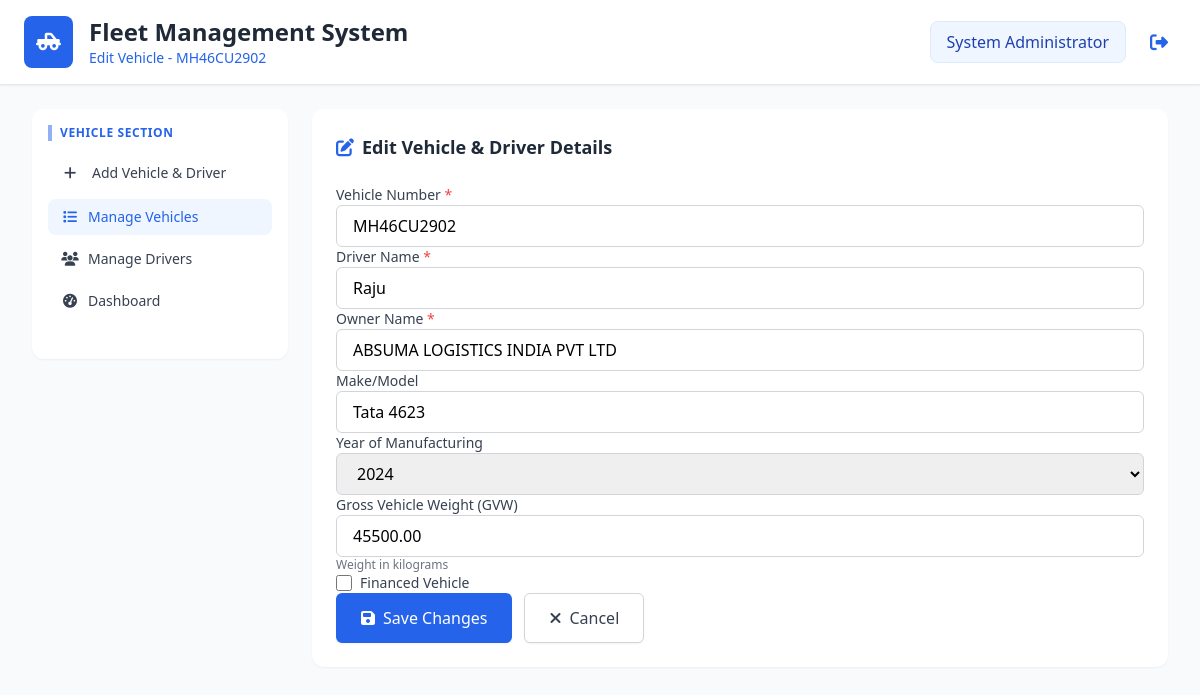
Screenshot of /edit_vehicle.php?id=1 (signed in) with the database file from the repository.
### tables this page shows
CREATE TABLE `vehicle_financing` (
  `id` int(11) NOT NULL,
  `vehicle_id` int(11) NOT NULL,
  `is_financed` tinyint(1) NOT NULL DEFAULT 0,
  `bank_name` varchar(100) DEFAULT NULL,
  `loan_amount` decimal(12,2) DEFAULT NULL,
  `interest_rate` decimal(5,2) DEFAULT NULL,
  `loan_tenure_months` int(11) DEFAULT NULL,
  `emi_amount` decimal(10,2) DEFAULT NULL,
  `loan_start_date` date DEFAULT NULL,
  `loan_end_date` date DEFAULT NULL,
  `created_at` timestamp NOT NULL DEFAULT current_timestamp(),
  `updated_at` timestamp NULL DEFAULT NULL ON UPDATE current_timestamp()
);

CREATE TABLE `vehicles` (
  `id` int(11) NOT NULL,
  `vehicle_number` varchar(20) NOT NULL,
  `driver_name` varchar(100) DEFAULT NULL,
  `owner_name` varchar(100) DEFAULT NULL,
  `make_model` varchar(100) DEFAULT NULL,
  `manufacturing_year` year(4) DEFAULT NULL,
  `gvw` decimal(10,2) DEFAULT NULL,
  `is_financed` tinyint(1) NOT NULL DEFAULT 0,
  `current_status` enum('available','on_trip','maintenance','inactive') NOT NULL DEFAULT 'available',
  `created_at` timestamp NOT NULL DEFAULT current_timestamp(),
  `updated_at` timestamp NULL DEFAULT NULL ON UPDATE current_timestamp(),
  `deleted_at` timestamp NULL DEFAULT NULL
);

### edit_vehicle.php (the view, shortened to what this page needs)
<?php
require 'db_connection.php';
$vehicle = [];
$vehicleId = $_GET['id'] ?? null;
try {
    $stmt = $pdo->prepare("
        SELECT v.*, vf.is_financed, vf.bank_name, vf.loan_amount, vf.interest_rate,
               vf.loan_tenure_months, vf.emi_amount, vf.loan_start_date, vf.loan_end_date
        FROM vehicles v
        LEFT JOIN vehicle_financing vf ON v.id = vf.vehicle_id
        WHERE v.id = ?
    ");
    $stmt->execute([$vehicleId]);
    $vehicle = $stmt->fetch(PDO::FETCH_ASSOC);
} catch (PDOException $e) {
    $error = "Database error: " . $e->getMessage();
}
?>
<!DOCTYPE html>
<html lang="en">
<head>
    <script src="https://cdn.tailwindcss.com"></script>
    <link rel="stylesheet" href="https://cdnjs.cloudflare.com/ajax/libs/font-awesome/6.4.0/css/all.min.css">
</head>
<body class="bg-gray-50">
    <div class="min-h-screen">
        <header class="bg-white border-b border-gray-200 shadow-sm">
            <div class="max-w-7xl mx-auto px-6 py-4">
                <div class="flex justify-between items-center">
                    <div class="flex items-center gap-4">
                        <div class="bg-blue-600 p-3 rounded-lg text-white">
                            <i class="fas fa-truck-pickup text-xl"></i>
                        </div>
                        <div>
                            <h1 class="text-2xl font-bold text-gray-800">Fleet Management System</h1>
                            <p class="text-blue-600 text-sm">Edit Vehicle - <?= htmlspecialchars($vehicle['vehicle_number']) ?></p>
                        </div>
                    </div>
                    <div class="flex items-center gap-4">
                        <div class="bg-blue-50 px-4 py-2 rounded-lg border border-blue-100">
                            <div class="text-blue-800 font-medium"><?= htmlspecialchars($_SESSION['full_name']) ?></div>
                        </div>
                        <a href="logout.php" class="text-blue-600 hover:text-blue-800 p-2">
                            <i class="fas fa-sign-out-alt text-lg"></i>
                        </a>
                    </div>
                </div>
            </div>
        </header>
        <div class="max-w-7xl mx-auto px-4 sm:px-6 lg:px-8 py-6">
            <div class="flex flex-col lg:flex-row gap-6">
                <aside class="w-full lg:w-64 flex-shrink-0">
                    <div class="bg-white rounded-xl shadow-sm p-4 sticky top-20">
                        <div class="mb-6">
                            <h3 class="text-xs uppercase tracking-wider text-blue-600 font-bold mb-3 pl-2 border-l-4 border-blue-600/50">Vehicle Section</h3>
                            <nav class="space-y-1.5">
                                <a href="add_vehicle.php" class="flex items-center gap-3 px-3 py-2.5 text-sm font-medium text-gray-700 hover:bg-blue-50 hover:text-blue-600 rounded-lg transition-all">
                                    <i class="fas fa-plus w-5 text-center"></i>
                                    <span>Add Vehicle & Driver</span>
                                </a>
                                <a href="manage_vehicles.php" class="flex items-center gap-2 px-3 py-2 text-sm font-medium text-blue-600 bg-blue-50 rounded-lg transition-all">
                                    <i class="fas fa-list w-5 text-center"></i> Manage Vehicles
                                </a>
                                <a href="manage_drivers.php" class="flex items-center gap-2 px-3 py-2 text-sm font-medium text-gray-700 hover:bg-blue-50 hover:text-blue-600 rounded-lg transition-all">
                                    <i class="fas fa-users w-5 text-center"></i> Manage Drivers
                                </a>
                                <a href="dashboard.php" class="flex items-center gap-2 px-3 py-2 text-sm font-medium text-gray-700 hover:bg-blue-50 hover:text-blue-600 rounded-lg transition-all">
                                    <i class="fas fa-tachometer-alt w-5 text-center"></i> Dashboard
                                </a>
                            </nav>
                        </div>
                    </div>
                </aside>
                <main class="flex-1">
                    <div class="bg-white rounded-xl shadow-sm overflow-hidden mb-6 card-hover-effect">
                        <div class="p-6">
                            <h2 class="text-lg font-semibold text-gray-800 mb-6 flex items-center gap-2">
                                <i class="fas fa-edit text-blue-600"></i> Edit Vehicle & Driver Details
                            </h2>
                            <form method="POST" class="form-grid">
                                <div class="form-field">
                                    <label for="vehicle_number" class="block text-sm font-medium text-gray-700">Vehicle Number <span class="text-red-500">*</span></label>
                                    <input type="text" id="vehicle_number" name="vehicle_number"
                                           value="<?= htmlspecialchars($vehicle['vehicle_number']) ?>"
                                           class="w-full px-4 py-2 border border-gray-300 rounded-md focus:ring-2 focus:ring-blue-500 focus:border-blue-500"
                                           placeholder="e.g. UP25GT0880" required>
                                </div>
                                <div class="form-field">
                                    <label for="driver_name" class="block text-sm font-medium text-gray-700">Driver Name <span class="text-red-500">*</span></label>
                                    <input type="text" id="driver_name" name="driver_name"
                                           value="<?= htmlspecialchars($vehicle['driver_name']) ?>"
                                           class="w-full px-4 py-2 border border-gray-300 rounded-md focus:ring-2 focus:ring-blue-500 focus:border-blue-500"
                                           placeholder="Enter driver name" required>
                                </div>
                                <div class="form-field">
                                    <label for="owner_name" class="block text-sm font-medium text-gray-700">Owner Name <span class="text-red-500">*</span></label>
                                    <input type="text" id="owner_name" name="owner_name"
                                           value="<?= htmlspecialchars($vehicle['owner_name']) ?>"
                                           class="w-full px-4 py-2 border border-gray-300 rounded-md focus:ring-2 focus:ring-blue-500 focus:border-blue-500"
                                           placeholder="Enter owner name" required>
                                </div>
                                <div class="form-field">
                                    <label for="make_model" class="block text-sm font-medium text-gray-700">Make/Model</label>
                                    <input type="text" id="make_model" name="make_model"
                                           value="<?= htmlspecialchars($vehicle['make_model']) ?>"
                                           class="w-full px-4 py-2 border border-gray-300 rounded-md focus:ring-2 focus:ring-blue-500 focus:border-blue-500"
                                           placeholder="e.g. Tata 1109, Ashok Leyland 2518">
                                </div>
                                <div class="form-field">
                                    <label for="manufacturing_year" class="block text-sm font-medium text-gray-700">Year of Manufacturing</label>
                                    <select id="manufacturing_year" name="manufacturing_year"
                                            class="w-full px-4 py-2 border border-gray-300 rounded-md focus:ring-2 focus:ring-blue-500 focus:border-blue-500">
                                        <?php
                                        $currentYear = date('Y');
                                        for ($year = $currentYear; $year >= 1990; $year--): ?>
                                            <option value="<?= $year ?>" <?= $vehicle['manufacturing_year'] == $year ? 'selected' : '' ?>>
                                                <?= $year ?>
                                            </option>
                                        <?php endfor; ?>
                                    </select>
                                </div>
                                <div class="form-field">
                                    <label for="gvw" class="block text-sm font-medium text-gray-700">Gross Vehicle Weight (GVW)</label>
                                    <input type="number" id="gvw" name="gvw" step="0.01" min="0"
                                           value="<?= htmlspecialchars($vehicle['gvw']) ?>"
                                           class="w-full px-4 py-2 border border-gray-300 rounded-md focus:ring-2 focus:ring-blue-500 focus:border-blue-500"
                                           placeholder="e.g. 16500.00">
                                    <p class="text-xs text-gray-500">Weight in kilograms</p>
                                </div>
                                <div class="form-field">
                                    <div class="flex items-center">
                                        <input type="checkbox" id="is_financed" name="is_financed" value="1"
                                               <?= $vehicle['is_financed'] ? 'checked' : '' ?>
                                               class="h-4 w-4 text-blue-600 focus:ring-blue-500 border-gray-300 rounded">
                                        <label for="is_financed" class="ml-2 block text-sm text-gray-700">Financed Vehicle</label>
                                    </div>
                                </div>
                                <div class="form-actions flex items-center gap-3">
                                    <button type="submit" name="update_vehicle" class="inline-flex items-center px-6 py-3 border border-transparent text-base font-medium rounded-md shadow-sm text-white bg-blue-600 hover:bg-blue-700 focus:outline-none focus:ring-2 focus:ring-offset-2 focus:ring-blue-500">
                                        <i class="fas fa-save mr-2"></i> Save Changes
                                    </button>
                                    <a href="manage_vehicles.php" class="inline-flex items-center px-6 py-3 border border-gray-300 text-base font-medium rounded-md shadow-sm text-gray-700 bg-white hover:bg-gray-50 focus:outline-none focus:ring-2 focus:ring-offset-2 focus:ring-blue-500">
                                        <i class="fas fa-times mr-2"></i> Cancel
                                    </a>
                                </div>
                            </form>
                        </div>
                    </div>
                </main>
            </div>
        </div>
    </div>
</body>
</html>

### edit_vehicle.php (style rules this page uses)
.form-grid { @apply grid grid-cols-1 md:grid-cols-2 gap-4; }
.form-field { @apply space-y-1; }
.form-actions { @apply md:col-span-2 pt-2; }
.card-hover-effect { @apply transition-all duration-300 hover:-translate-y-1 hover:shadow-lg; }

### rows the page displays
vehicle_financing: vehicle.vehicle_number "MH46CU2902", vehicle_number "MH46CU2902", driver_name "Raju", owner_name "ABSUMA LOGISTICS INDIA PVT LTD", make_model "Tata 4623", gvw "45500.00"
vehicles: manufacturing_year "2024"

### other values shown
$_SESSION['full_name'] "System Administrator"
